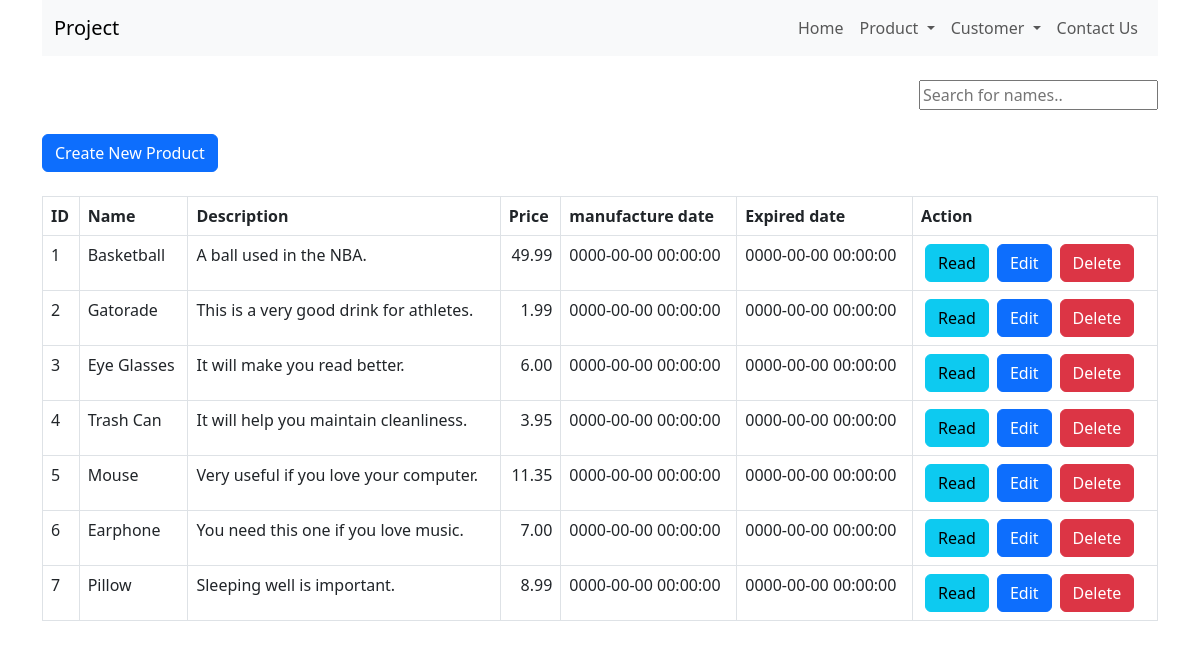
Before: /product_read.php with the older database file.
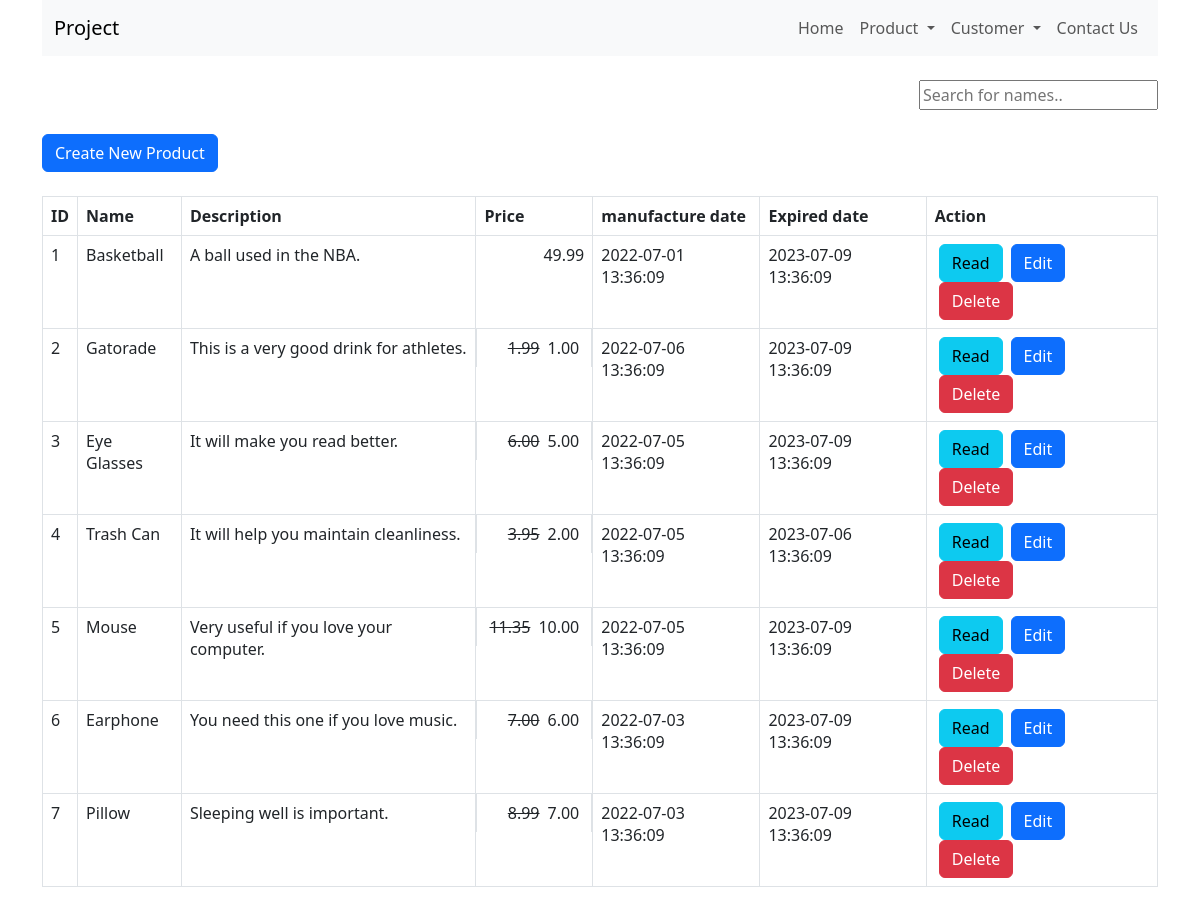
After: the same page with the newer database file.
### tables this page shows
CREATE TABLE IF NOT EXISTS `products` (
  `id` int NOT NULL AUTO_INCREMENT,
  `name` varchar(128) NOT NULL,
  `description` text NOT NULL,
  `price` double NOT NULL,
  `promote_price` float NOT NULL,
  `manufacture_date` datetime NOT NULL,
  `expired_date` datetime NOT NULL,
  `created` datetime NOT NULL,
  `modified` timestamp NOT NULL DEFAULT CURRENT_TIMESTAMP ON UPDATE CURRENT_TIMESTAMP,
  PRIMARY KEY (`id`)
);

### product_read.php (the view, shortened to what this page needs)
<html lang="en">
<head>
    <link href="https://cdn.jsdelivr.net/npm/bootstrap@5.3.0/dist/css/bootstrap.min.css" rel="stylesheet">
</head>
<body>
    <div class="container">
        <?php
        include 'menu/menu.php';
        ?>
        <br>
        <div class = "text-end">
            <input type="text" id="input" onkeyup="search()" placeholder="Search for names.." title="Type in a name">
        </div>
        <?php
        include 'config/database.php';
        $query = "SELECT id, name, description, price, promote_price, manufacture_date, expired_date FROM products ORDER BY id ASC";
        $stmt = $con->prepare($query);
        $stmt->execute();
        $num = $stmt->rowCount();
        echo "<br><div><a href='product_create.php' class='btn btn-primary m-b-1em'>Create New Product</a></div>" . "<br>";
        if ($num > 0) {
            echo "<table id='product_table' class='table table-hover table-responsive table-bordered'>";
            echo "<tr>";
            echo "<th>ID</th>";
            echo "<th>Name</th>";
            echo "<th>Description</th>";
            echo "<th>Price</th>";
            echo "<th>manufacture date</th>";
            echo "<th>Expired date</th>";
            echo "<th>Action</th>";
            echo "</tr>";
            while ($row = $stmt->fetch(PDO::FETCH_ASSOC)) {
                extract($row);
                $decimalprice = number_format((float)$price, 2, '.', '');
                $decimalpromote = number_format((float)$promote_price, 2, '.', '');
                echo "<tr>";
                echo "<td>{$id}</td>";
                echo "<td>{$name}</td>";
                echo "<td>{$description}</td>";
                if ($promote_price < $decimalprice && $promote_price > 0) {
                    echo "<td class = 'd-flex justify-content-end'><div class = 'mx-1 text-decoration-line-through'>{$decimalprice}</div><div class = 'mx-1'>{$decimalpromote}</div></td>";
                } else {
                    echo "<td class = 'text-end'>{$decimalprice}</td>";
                }
                echo "<td>{$manufacture_date}</td>";
                echo "<td>{$expired_date}</td>";
                echo "<td>";
                echo "<a href='product_read_one.php?id={$id}' class='btn btn-info m-r-1em mx-1'>Read</a>";
                echo "<a href='product_update.php?id={$id}' class='btn btn-primary m-r-1em mx-1'>Edit</a>";
                echo "<a href='#' onclick='delete_product({$id});'  class='btn btn-danger mx-1'>Delete</a>";
                echo "</td>";
                echo "</tr>";
            }
            echo "</table>";
        } else {
            echo "<div class='alert alert-danger'>No records found.</div>";
        }
        ?>
    </div>
</body>
</html>

### menu/menu.php (shortened to what this page needs)
<div class="page-header">
    <nav class="navbar navbar-expand-lg bg-body-tertiary">
        <div class="container-fluid d-flex">
            <a class="navbar-brand" href="#">Project</a>
            <div class="collapse navbar-collapse d-flex flex-row-reverse" id="navbarNavAltMarkup">
                <div class="navbar-nav">
                    <a class="nav-link" href="index.php">Home</a>
                    <li class="nav-item dropdown">
                        <a class="nav-link dropdown-toggle" href="#" role="button" data-bs-toggle="dropdown" aria-expanded="false">
                            Product
                        </a>
                    </li>
                    <li class="nav-item dropdown">
                        <a class="nav-link dropdown-toggle" href="#" role="button" data-bs-toggle="dropdown" aria-expanded="false">
                            Customer
                        </a>
                    </li>
                    <a class="nav-link" href="contact.php">Contact Us</a>
                </div>
            </div>
        </div>
    </nav>
</div>

Changed rows visible on the page:
changed products "Basketball": manufacture_date "0000-00-00 00:00:00" → "2022-07-01 13:36:09"; expired_date "0000-00-00 00:00:00" → "2023-07-09 13:36:09"
changed products "Gatorade": promote_price (not shown) → "1.00"; manufacture_date "0000-00-00 00:00:00" → "2022-07-06 13:36:09"; expired_date "0000-00-00 00:00:00" → "2023-07-09 13:36:09"
changed products "Eye Glasses": promote_price (not shown) → "5.00"; manufacture_date "0000-00-00 00:00:00" → "2022-07-05 13:36:09"; expired_date "0000-00-00 00:00:00" → "2023-07-09 13:36:09"
changed products "Trash Can": promote_price (not shown) → "2.00"; manufacture_date "0000-00-00 00:00:00" → "2022-07-05 13:36:09"; expired_date "0000-00-00 00:00:00" → "2023-07-06 13:36:09"
changed products "Mouse": promote_price (not shown) → "10.00"; manufacture_date "0000-00-00 00:00:00" → "2022-07-05 13:36:09"; expired_date "0000-00-00 00:00:00" → "2023-07-09 13:36:09"
changed products "Earphone": promote_price (not shown) → "6.00"; manufacture_date "0000-00-00 00:00:00" → "2022-07-03 13:36:09"; expired_date "0000-00-00 00:00:00" → "2023-07-09 13:36:09"
changed products "Pillow": promote_price (not shown) → "7.00"; manufacture_date "0000-00-00 00:00:00" → "2022-07-03 13:36:09"; expired_date "0000-00-00 00:00:00" → "2023-07-09 13:36:09"
